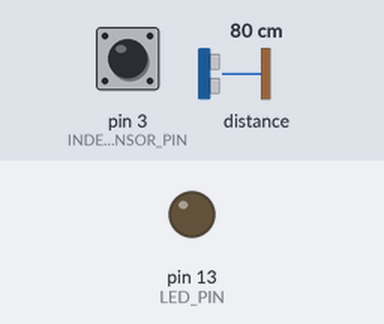
Bench run of a sketch on a simulated Arduino Uno, built with avr-gcc and run on an emulated ATmega328P. On the bench: output pins drawn as LEDs (lit = HIGH). Dashed ring = blinking. The test bench sets the inputs (shaded band); at power-on: pin 3 (INDEX_SENSOR_PIN) HIGH, distance to the obstacle 80 cm. What the sketch prints to the serial monitor is not drawn.

Above: at 2.2 s.
2.3 s: pin 3 (INDEX_SENSOR_PIN) driven LOW
At 2.6 s:
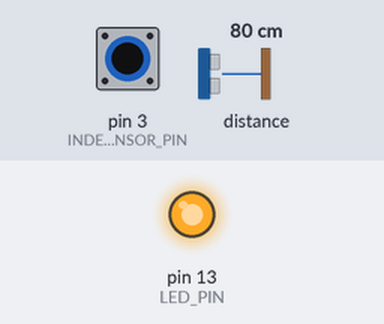
3.8 s: pin 3 (INDEX_SENSOR_PIN) driven HIGH
At 5.0 s:
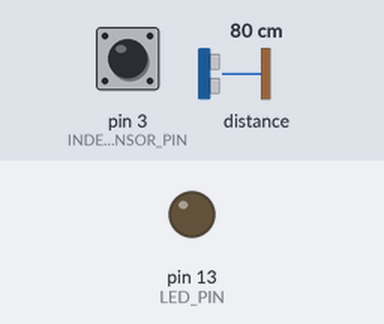
5.3 s: pin 3 (INDEX_SENSOR_PIN) pulsed LOW 2 times (0.12 s each, 0.3 s apart)
At 5.36 s:
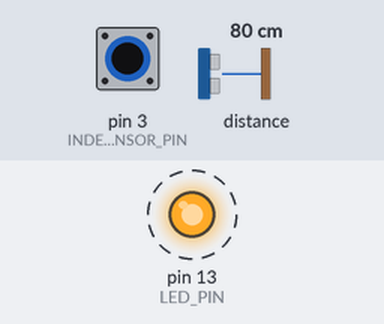
7.4 s: pin 3 (INDEX_SENSOR_PIN) pulsed LOW 5 times (0.12 s each, 0.3 s apart)
At 9.5 s:
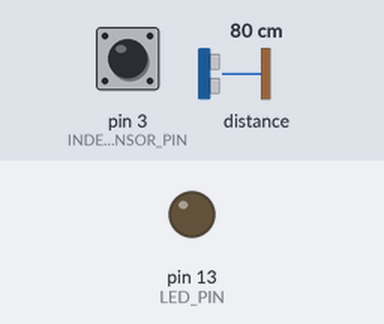
Timing chart, 0 to 11.0 s (numbered marks = the images above; inputs shaded):
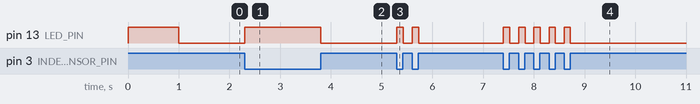

The sketch:

foot_fall_field_lidar.ino
```cpp
/* foot_fall_field_lidar
 *
 *
 *  This runs on an Arduino Nano wired to a LidarLite lidar sensor.
 *  There's a rotating mirror that scans the beam through 360 degrees,
 *  and a hall effect sensor detects a magnet on the rotating assembly to give us an index pulse.
 *
 *  For performance reasons, the rotation is handled by a stepper run by a second Arduino Nano, running the
 *  foot_fall_field_stepper sketch.
 *
 *  Range and angle data of the objects detected by the lidar is sent over serial to
 *  a Processing sketch, FootFallField, running on a Pi.
 */

#include <Wire.h>
#include <LIDARLite.h>

LIDARLite myLidarLite;


// Copy these two from foot_fall_field_stepper
#define MICROSTEPS 8
#define STEPS_PER_REV 200


boolean lastIndexSense = false;
unsigned long indexTimestampMicros = 0;
unsigned long rotationDurationMicros = 0;
unsigned long ticksPerRev = MICROSTEPS * STEPS_PER_REV * 8;
int readsDuringThisRotation = 0;

#define INDEX_SENSOR_PIN 3 // the hall effect sensor
#define LED_PIN 13 // the Nano's built-in LED

// LidarLite is connected to SDA and SCL on the Arduino
// One a Nano, A4 and A5
// On an Uno, they are dedicaed pins at the end of the header past D13


void setup()
{
  Serial.begin(115200);

  //  First we want to set the aquisition count to 1/3 the default (works great for stronger singles)
  //  can be a little noisier (this is the "1"). Then we set the "true" to enable 400kHz i2c
  //  communication speed.

  myLidarLite.begin(1,true);


  pinMode(INDEX_SENSOR_PIN, INPUT);
  pinMode(LED_PIN, OUTPUT);

  digitalWrite(LED_PIN, true);
  delay(1000);
  digitalWrite(LED_PIN, false);


}


void loop()
{
  loopLidar();
  loopIndex();

}


void loopLidar()
{

  unsigned long now = micros();
  unsigned long age = (now - indexTimestampMicros);


   if( rotationDurationMicros != 0 &&       // had our first rev and calculated speed
        rotationDurationMicros < 100000000 && // not wrapped round
        age < rotationDurationMicros/2 )  // don't bother sending data from the back half of the scan)
        {

           int range = readLidar(readsDuringThisRotation == 0); // do stabilization on the first read of each rotation to reduce jitter
           readsDuringThisRotation ++;

           unsigned long tick = age * ticksPerRev / rotationDurationMicros;

           // Always send 5 bytes - range, tick, and a zero terminator
           printWord(range);
           printWord(tick);
           printNull();

        }
}

void printWord( unsigned long w )
{
  // two bytes, 7 bits per byte, with the top bit set so never zero
  byte b1;

  byte b2;

  b1 = w & 0x7f;
  b2 = (w >> 7) & 0x7f;

  b1 |= 0x80;
  b2 |= 0x80;
  Serial.write( b1);
  Serial.write( b2);
}

void printNull()
{
  Serial.write( 0);
}

int readLidar(boolean doStabiization)
{
   int range;
  if( doStabiization )
    //  Next we need to take 1 reading with preamp stabilization and reference pulse (these default to true)
    range = myLidarLite.distance();
  else
    range = myLidarLite.distance(false,false);    // Next lets take 99 reading without preamp stabilization and reference pulse (these read about 0.5-0.75ms faster than with)
            // this gets us about 40% more reqdings


     return range;
}


void loopIndex()
{
   boolean indexSense = !digitalRead(INDEX_SENSOR_PIN);
   digitalWrite(LED_PIN, indexSense);

   if( indexSense && ! lastIndexSense )
   {
      // start of pulse
      unsigned long now = micros();
      if( indexTimestampMicros != 0 )
        rotationDurationMicros = now - indexTimestampMicros;

      indexTimestampMicros = now;

      readsDuringThisRotation = 0;

      // Mark start of rotation with 5 nulls
      // Always send 5 bytes, for ease of parsing at the other end
      printNull();
      printNull();
      printNull();
      printNull();
      printNull();

   }
   lastIndexSense = indexSense;


}
```

Measured:
- after the input at 2.3 s, pin 13 (LED_PIN): LOW → HIGH at once
- after the input at 3.8 s, pin 13 (LED_PIN): HIGH → LOW at once
- after the input at 5.3 s, pin 13 (LED_PIN): alternates HIGH for 0.12 s and LOW for 0.18 s, 4 changes in all, then stays LOW, starting at once
- after the input at 7.4 s, pin 13 (LED_PIN): alternates HIGH for 0.12 s and LOW for 0.18 s, 10 changes in all, then stays LOW, starting at once
